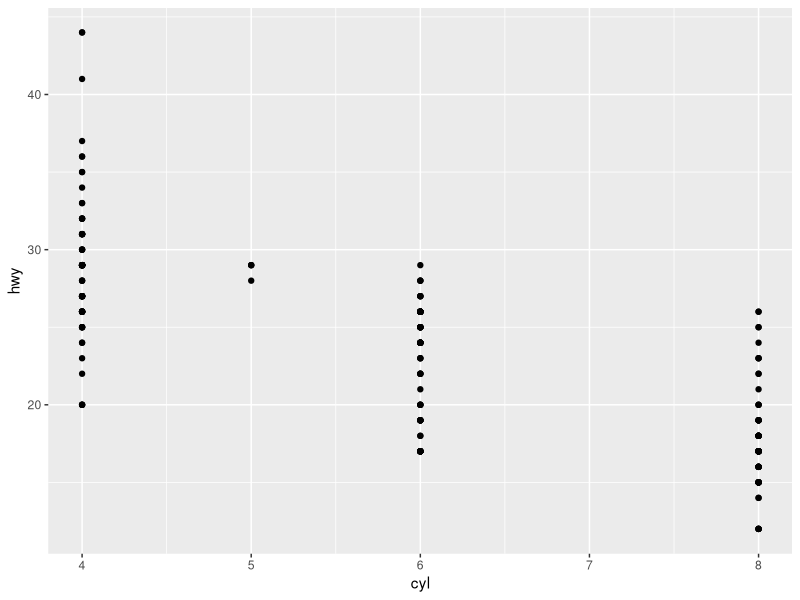
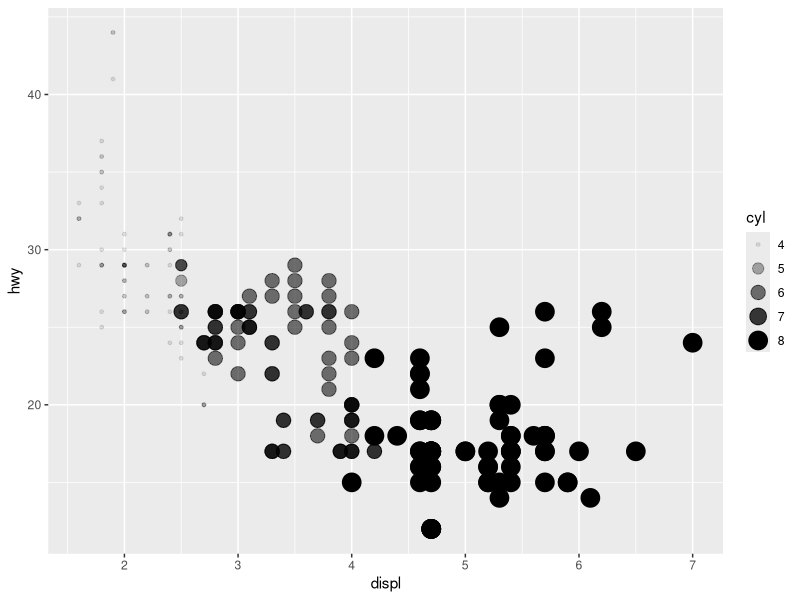
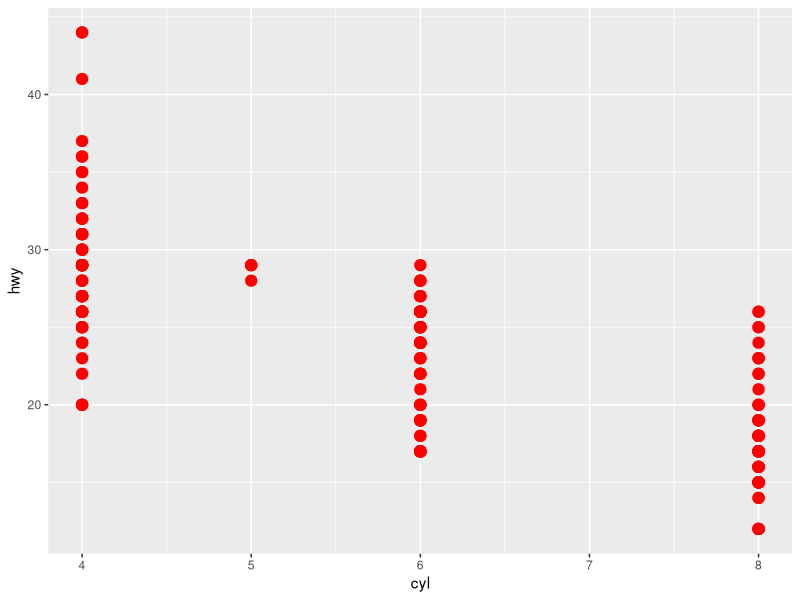
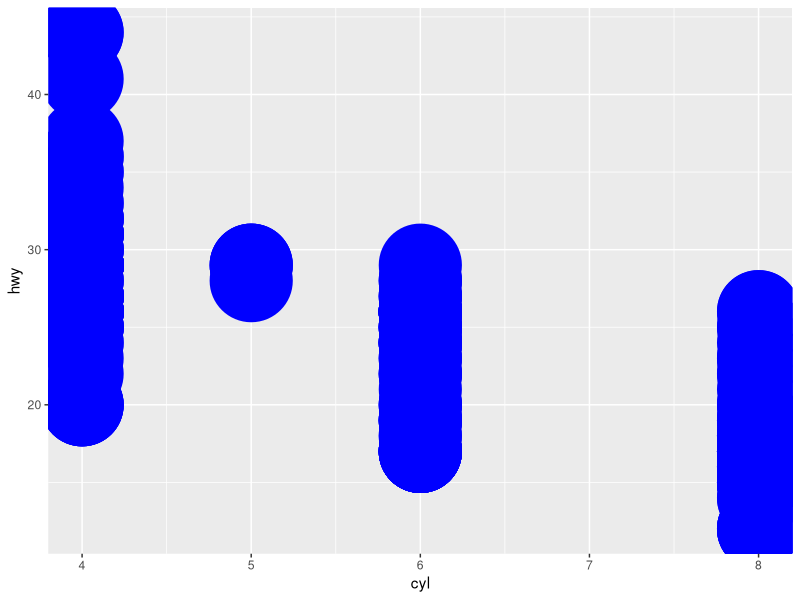

Reproduce these figures in R, in order. (Note: this script raises an error after producing the figures.)
#install all the necessary packages using tidyverse
library(tidyverse)

#load the mpg dataset (miles per gallon)
mpg

#understand the mpg dataset
?mpg

#visualize data 
ggplot(data = mpg) + geom_point(mapping = aes(x = cyl, y = hwy))
ggplot(data = mpg) + geom_point(mapping = aes(x = displ, y = hwy, alpha = cyl, size = cyl))

#get help in understanding the meaning of 'stroke'
?geom_point

#understand more about aesthetics and stroke
vignette("ggplot2-specs")

ggplot(mpg, aes(x = cyl, y = hwy)) + geom_point(color = 'red', stroke = 2)
ggplot(mpg, aes(x = cyl, y = hwy)) + geom_point(color = 'blue', stroke = 20)


?tibble

?tidyr

?readr

?purrr

?dplyr
browseVignettes(package = 'dplyr')

?stringr

?forcats

?geom_point

?aes

?mapping
??mapping

#creating subplots of single variable (class) (facets)
ggplot(data = mpg) + 
  geom_point(mapping = aes(x = displ, y = hwy)) +
  facet_wrap(~ class, nrow = 4)

#creating subplot of two different variables (drv & cyl)
ggplot(data = mpg) +
  geom_point(mapping = aes(x = displ, y = hwy)) + 
  facet_grid(drv ~ cyl)

# ?mpg
# mpg
# 
# ggplot(data = mpg) +
#   geom_point(mapping = aes(x = displ, y = hwy)) + 
#   facet_wrap(~ cty)
# 
# ?facet_wrap
# 
# plot <- ggplot(mpg, aes(displ, hwy)) + geom_point()
# plot + facet_wrap(vars(class))
# 
# 
# p <- ggplot(mpg, aes(displ, hwy)) + geom_point()
# p + facet_grid(drv ~ cyl)
# 
# 
# ggplot(mpg, aes(displ, hwy)) + geom_smooth()
# ggplot(mpg, aes(displ, hwy)) + geom_point()





